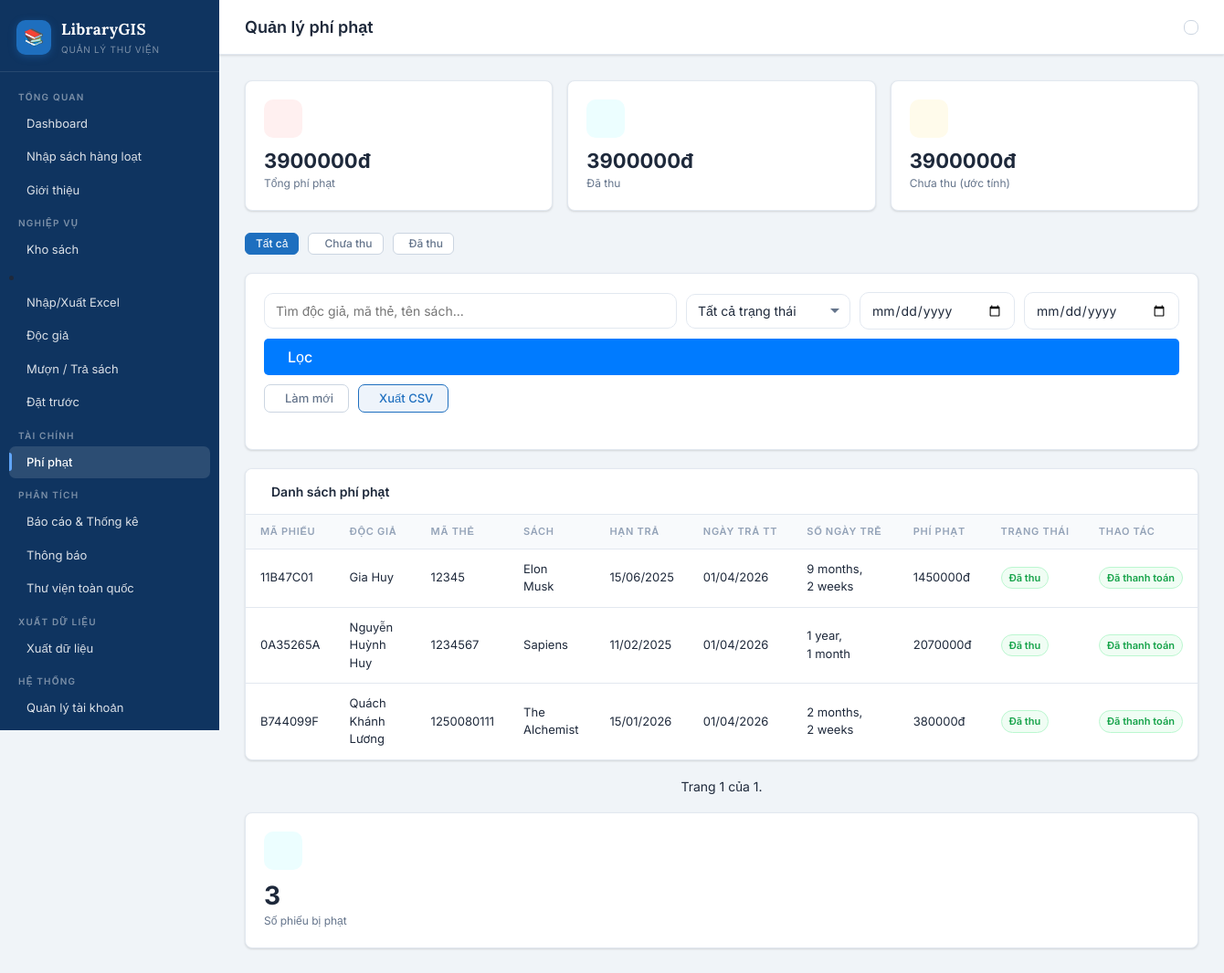
Page /fines/ (signed in) on the committed database.
### library_app/models.py (models this page shows, shortened)
class BorrowRecord(models.Model):
    STATUS_CHOICES = [
        ('borrowed', 'Dang muon'),
        ('returned', 'Da tra'),
        ('overdue', 'Qua han'),
        ('lost', 'Mat sach'),
    ]
    borrow_code = models.UUIDField(default=uuid.uuid4, editable=False, unique=True)
    reader = models.ForeignKey(Reader, on_delete=models.CASCADE, related_name='borrow_records')
    book = models.ForeignKey(Book, on_delete=models.CASCADE, related_name='borrow_records')
    borrow_date = models.DateField(default=timezone.now, verbose_name="Ngay muon")
    due_date = models.DateField(verbose_name="Han tra")
    return_date = models.DateField(null=True, blank=True, verbose_name="Ngay tra")
    status = models.CharField(max_length=20, choices=STATUS_CHOICES, default='borrowed')
    librarian = models.ForeignKey(User, on_delete=models.SET_NULL, null=True, blank=True, related_name='processed_borrows')
    fine_amount = models.DecimalField(max_digits=10, decimal_places=0, default=0)
    notes = models.TextField(blank=True)
    created_at = models.DateTimeField(auto_now_add=True)
    class Meta:
        verbose_name = "Phieu muon"
        verbose_name_plural = "Phieu muon/tra"
        ordering = ['-created_at']

class Reader(models.Model):
    GENDER_CHOICES = [('M', 'Nam'), ('F', 'Nữ'), ('O', 'Khác')]
    STATUS_CHOICES = [('active', 'Hoạt động'), ('suspended', 'Tạm Khóa'), ('expired', 'Hết hạn')]
    user = models.OneToOneField(User, on_delete=models.SET_NULL, null=True, blank=True, related_name='reader_profile')
    card_number = models.CharField(max_length=20, unique=True, verbose_name="Ma the")
    full_name = models.CharField(max_length=200, verbose_name="Ho ten")
    gender = models.CharField(max_length=1, choices=GENDER_CHOICES, default='M')
    date_of_birth = models.DateField(verbose_name="Ngay sinh")
    phone = models.CharField(max_length=15, verbose_name="So dien thoai")
    email = models.EmailField(verbose_name="Email")
    address = models.TextField(verbose_name="Dia chi")
    card_issue_date = models.DateField(default=timezone.now)
    card_expiry_date = models.DateField()
    status = models.CharField(max_length=20, choices=STATUS_CHOICES, default='active')
    photo = models.ImageField(upload_to='readers/', blank=True, null=True)
    home_latitude = models.FloatField(null=True, blank=True, verbose_name="Vĩ độ nhà")
    home_longitude = models.FloatField(null=True, blank=True, verbose_name="Kinh độ nhà")
    created_at = models.DateTimeField(auto_now_add=True)
    class Meta:
        verbose_name = "Doc gia"
        verbose_name_plural = "Doc gia"

class Book(models.Model):
    isbn = models.CharField(max_length=13, unique=True, verbose_name="ISBN")
    title = models.CharField(max_length=300, verbose_name="Tên sách")
    author = models.CharField(max_length=200, verbose_name="Tác giả")
    publisher = models.CharField(max_length=200, verbose_name="NXB")
    publish_year = models.IntegerField(verbose_name="Năm xuất bản")
    category = models.ForeignKey(Category, on_delete=models.SET_NULL, null=True, related_name='books')
    description = models.TextField(blank=True, verbose_name="Mô tả")
    cover_image = models.ImageField(upload_to='covers/', blank=True, null=True)
    total_copies = models.PositiveIntegerField(default=1, verbose_name="Tổng số bản")
    available_copies = models.PositiveIntegerField(default=1, verbose_name="Sách có sẵn")
    language = models.CharField(max_length=50, default="Tiếng Việt")
    pages = models.PositiveIntegerField(null=True, blank=True)
    created_at = models.DateTimeField(auto_now_add=True)
    preview_page_1 = models.ImageField(upload_to='book_previews/', blank=True, null=True, verbose_name="Trang xem trước 1")
    preview_page_2 = models.ImageField(upload_to='book_previews/', blank=True, null=True, verbose_name="Trang xem trước 2")
    preview_page_3 = models.ImageField(upload_to='book_previews/', blank=True, null=True, verbose_name="Trang xem trước 3")
    preview_page_4 = models.ImageField(upload_to='book_previews/', blank=True, null=True, verbose_name="Trang xem trước 4")
    class Meta:
        verbose_name = "Sách"
        verbose_name_plural = "Kho sách"

### library_app/views.py (the view)
# urls.py: path('fines/', views.fine_list, name='fine_list'),
@login_required
def fine_list(request):
    paid = request.GET.get("paid", "")
    search = request.GET.get("search", "").strip()
    date_from = request.GET.get("date_from", "")
    date_to = request.GET.get("date_to", "")
    fines = BorrowRecord.objects.filter(fine_amount__gt=0).select_related("reader", "book")
    if paid == "1":
        fines = fines.filter(payment__isnull=False)  # Phí đã được thanh toán
    elif paid == "0":
        fines = fines.filter(payment__isnull=True)  # Phí chưa thanh toán
    if search:
        fines = fines.filter(
            Q(reader__full_name__icontains=search) |
            Q(reader__card_number__icontains=search) |
            Q(book__title__icontains=search)
        )
    if date_from:
        fines = fines.filter(due_date__gte=date_from)
    if date_to:
        fines = fines.filter(due_date__lte=date_to)
    page = Paginator(fines.order_by("-created_at"), 25).get_page(request.GET.get("page", 1))
    total_fine = fines.aggregate(s=Sum("fine_amount"))["s"] or 0
    total_paid = FinePayment.objects.aggregate(s=Sum("amount"))["s"] or 0
    total_records = fines.count()
    return render(
        request,
        "library_app/fine_list.html",
        {
            "fines": page,
            "paid_filter": paid,
            "search": search,
            "date_from": date_from,
            "date_to": date_to,
            "total_fine": total_fine,
            "total_paid": total_paid,
            "total_records": total_records,
        }
    )

### library_app/templates/library_app/fine_list.html (shortened to what this page needs)
{% extends 'library_app/base.html' %}
{% block n_fine %}active{% endblock %}
{% block page_title %}Quản lý phí phạt{% endblock %}
{% block content %}
<div class="stats-grid mb-24" style="grid-template-columns:repeat(3,1fr)">
  <div class="stat red"><div class="stat-icon"></div>
    <div class="stat-val" style="font-size:22px">{{ total_fine|floatformat:0 }}đ</div><div class="stat-label">Tổng phí phạt</div></div>
  <div class="stat teal"><div class="stat-icon"></div>
    <div class="stat-val" style="font-size:22px">{{ total_paid|floatformat:0 }}đ</div><div class="stat-label">Đã thu</div></div>
  <div class="stat orange"><div class="stat-icon"></div>
    <div class="stat-val" style="font-size:22px">{% widthratio total_fine 1 1 %}đ</div><div class="stat-label">Chưa thu (ước tính)</div></div>
</div>
<div class="search-bar">
  <a href="?paid=" class="btn {% if paid_filter == '' %}btn-primary{% else %}btn-ghost{% endif %} btn-sm">Tất cả</a>
  <a href="?paid=0" class="btn {% if paid_filter == '0' %}btn-primary{% else %}btn-ghost{% endif %} btn-sm"> Chưa thu</a>
  <a href="?paid=1" class="btn {% if paid_filter == '1' %}btn-primary{% else %}btn-ghost{% endif %} btn-sm"> Đã thu</a>
</div>
<div class="card mb-20">
    <div class="card-body">
        <form method="get" class="search-bar">
            <div class="search-wrap">
                <input type="text" name="search" class="form-control"
                       placeholder="Tìm độc giả, mã thẻ, tên sách..."
                       value="{{ search|default:'' }}">
            </div>
            <select name="paid" class="form-control" style="max-width: 180px;">
                <option value="">Tất cả trạng thái</option>
            </select>
            <input type="date" name="date_from" class="form-control" value="{{ date_from|default:'' }}" style="max-width: 170px;">
            <input type="date" name="date_to" class="form-control" value="{{ date_to|default:'' }}" style="max-width: 170px;">
            <button type="submit" class="btn btn-primary">
                 Lọc
            </button>
            <a href="{% url 'fine_list' %}" class="btn btn-ghost">
                 Làm mới
            </a>
            <a href="{% url 'export_fines_csv' %}" class="btn btn-secondary">
                 Xuất CSV
            </a>
        </form>
    </div>
</div>
<div class="card">
    <div class="card-head">
        <div class="card-title">
             Danh sách phí phạt
        </div>
    </div>
    <div class="card-body" style="padding:0;">
        <table>
            <thead>
                <tr>
                    <th>Mã phiếu</th>
                    <th>Độc giả</th>
                    <th>Mã thẻ</th>
                    <th>Sách</th>
                    <th>Hạn trả</th>
                    <th>Ngày trả TT</th>
                    <th>Số ngày trễ</th>
                    <th>Phí phạt</th>
                    <th>Trạng thái</th>
                    <th>Thao tác</th>
                </tr>
            </thead>
            <tbody>
                {% for item in fines %}
                <tr>
                    <td>{{ item.borrow_code|stringformat:"s"|slice:":8"|upper }}</td>
                    <td>{{ item.reader.full_name }}</td>
                    <td>{{ item.reader.card_number }}</td>
                    <td>{{ item.book.title }}</td>
                    <td>{{ item.due_date|date:"d/m/Y" }}</td>
                    <td>
                        {% if item.return_date %}
                            {{ item.return_date|date:"d/m/Y" }}
                        {% else %}
                            -
                        {% endif %}
                    </td>
                    <td>
                        {% if item.return_date and item.return_date > item.due_date %}
                            {{ item.return_date|timeuntil:item.due_date }}
                        {% else %}
                            -
                        {% endif %}
                    </td>
                    <td>{{ item.fine_amount|floatformat:0 }}đ</td>
                    <td>
                        {% if item.payment %}
                            <span class="badge badge-success">Đã thu</span>
                        {% else %}
                            <span class="badge badge-danger">Chưa thu</span>
                        {% endif %}
                    </td>
                    <td>
                        <div class="flex-gap">
                            {% if not item.payment %}
                                <a href="{% url 'pay_fine' item.pk %}" class="btn btn-sm btn-danger">
                                    <i class="ph ph-credit-card"></i> Thu phạt
                                </a>
                            {% else %}
                                <span class="badge badge-success">Đã thanh toán</span>
                            {% endif %}
                        </div>
                    </td>
                </tr>
                {% endfor %}
            </tbody>
        </table>
    </div>
</div>
<div class="pagination">
    <span class="step-links">
        <span class="current">
            Trang {{ fines.number }} của {{ fines.paginator.num_pages }}.
        </span>
    </span>
</div>
<div class="stat teal">
    <div class="stat-icon"></div>
    <div class="stat-val">{{ total_records }}</div>
    <div class="stat-label">Số phiếu bị phạt</div>
</div>
{% endblock %}

### rows in the picture
BorrowRecord: borrow_code "11B47C01", reader.full_name "Gia Huy", reader.card_number "12345", book "Elon Musk", due_date "15/06/2025", return_date "01/04/2026", return_date "9 months, 2 weeks", fine_amount "1450000", shows "Đã thu", shows "Đã thanh toán"
BorrowRecord: borrow_code "0A35265A", reader.full_name "Nguyễn Huỳnh Huy", reader.card_number "1234567", book "Sapiens", due_date "11/02/2025", return_date "01/04/2026", return_date "1 year, 1 month", fine_amount "2070000", shows "Đã thu", shows "Đã thanh toán"
BorrowRecord: borrow_code "B744099F", reader.full_name "Quách Khánh Lương", reader.card_number "1250080111", book "The Alchemist", due_date "15/01/2026", return_date "01/04/2026", return_date "2 months, 2 weeks", fine_amount "380000", shows "Đã thu", shows "Đã thanh toán"

### other values in the picture
{{ total_fine|floatformat:0 }} "3900000"
{{ total_paid|floatformat:0 }} "3900000"
{{ fines.number }} "1"
{{ fines.paginator.num_pages }} "1"
{{ total_records }} "3"
